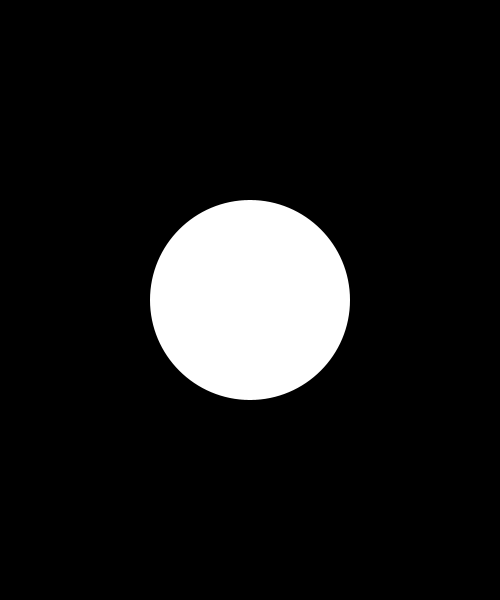
Frame 1 (no input)
Frame 60 (the mouse pressed at the canvas centre just before this capture): identical to frame 1, image omitted
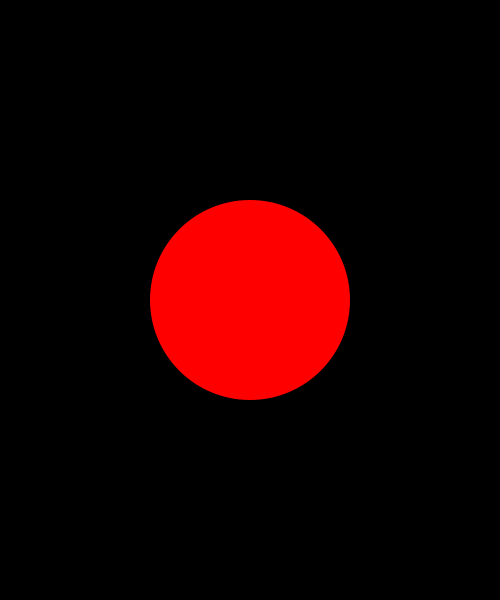
Frame 120 (the mouse held since frame 60 and released just before this capture)

The Processing sketch that drew these frames (run headless with seeded random() and noise(); from frame 60 on, the mouse is pressed at the canvas centre):

// Processing sketch: day5_04_buttons
// ── day5_04_buttons.pde
ArrayList<Button> buttons = new ArrayList<Button>();


void setup() {
  size(500, 600);
  background(0);
  
  buttons.add( new Button(width/2, height/2) );
}

void draw() {
  background(0);
  
  for (int i=0; i<buttons.size(); i++) { //buttons.length, if Array
    Button b = buttons.get(i);  // buttons[i], if Array
    b.check(mouseX, mouseY);
    b.display();
  }
}

class Button {
  float x, y;
  float xSpd, ySpd;
  float rad;
  color c;
  Button(float _x, float _y) {
    x = _x;
    y = _y;
    rad = 100;
    c = color(255);
  }
  void display() {
    pushStyle();
    
    noStroke();
    fill(c);
    ellipse(x, y, rad*2, rad*2);
    
    popStyle();
  }
  void check(float _x, float _y) {
    float distance = dist(x, y, _x, _y);
    if (distance < rad) {
      // in the area!
      c = color(255, 255, 0); // yellow
      if (mousePressed) {
        c = color(255, 0, 0); // red
      }
    } else {
      // out of the area...
      c = color(255); // white
    }
  }
}
